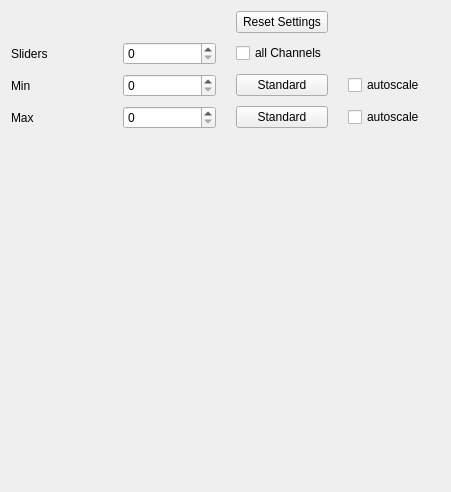
<?xml version="1.0" encoding="UTF-8"?>
<ui version="4.0">
 <class>NeurofeedbackFSettingsViewWidget</class>
 <widget class="QWidget" name="NeurofeedbackFSettingsViewWidget">
  <property name="geometry">
   <rect>
    <x>0</x>
    <y>0</y>
    <width>451</width>
    <height>492</height>
   </rect>
  </property>
  <property name="windowTitle">
   <string>Form</string>
  </property>
  <layout class="QGridLayout" name="gridLayout">
   <item row="0" column="0" rowspan="2" colspan="2">
    <layout class="QGridLayout" name="gridLayout_2">
     <property name="leftMargin">
      <number>0</number>
     </property>
     <property name="horizontalSpacing">
      <number>20</number>
     </property>
     <property name="verticalSpacing">
      <number>9</number>
     </property>
     <item row="0" column="2">
      <widget class="QPushButton" name="pushButton_ResetSettings">
       <property name="text">
        <string>Reset Settings</string>
       </property>
      </widget>
     </item>
     <item row="2" column="2">
      <widget class="QCheckBox" name="checkBox_allCh">
       <property name="text">
        <string>all Channels</string>
       </property>
      </widget>
     </item>
     <item row="3" column="2">
      <widget class="QPushButton" name="pushButton_Min">
       <property name="text">
        <string>Standard</string>
       </property>
      </widget>
     </item>
     <item row="3" column="3">
      <widget class="QCheckBox" name="checkBox_minautoscale">
       <property name="text">
        <string>autoscale</string>
       </property>
      </widget>
     </item>
     <item row="4" column="2">
      <widget class="QPushButton" name="pushButton_Max">
       <property name="text">
        <string>Standard</string>
       </property>
      </widget>
     </item>
     <item row="2" column="0">
      <widget class="QLabel" name="label_slider">
       <property name="enabled">
        <bool>true</bool>
       </property>
       <property name="text">
        <string>Sliders</string>
       </property>
      </widget>
     </item>
     <item row="3" column="0">
      <widget class="QLabel" name="label_min">
       <property name="text">
        <string>Min</string>
       </property>
      </widget>
     </item>
     <item row="4" column="1">
      <widget class="QSpinBox" name="spinBox_Max">
       <property name="maximum">
        <number>1000</number>
       </property>
      </widget>
     </item>
     <item row="3" column="1">
      <widget class="QSpinBox" name="spinBox_Min">
       <property name="maximum">
        <number>1000</number>
       </property>
      </widget>
     </item>
     <item row="4" column="0">
      <widget class="QLabel" name="label_max">
       <property name="text">
        <string>Max</string>
       </property>
      </widget>
     </item>
     <item row="4" column="3">
      <widget class="QCheckBox" name="checkBox_maxautoscale">
       <property name="text">
        <string>autoscale</string>
       </property>
      </widget>
     </item>
     <item row="2" column="1">
      <widget class="QSpinBox" name="spinBox_slider"/>
     </item>
    </layout>
   </item>
   <item row="4" column="0" colspan="2">
    <spacer name="verticalSpacer">
     <property name="orientation">
      <enum>Qt::Vertical</enum>
     </property>
     <property name="sizeHint" stdset="0">
      <size>
       <width>20</width>
       <height>40</height>
      </size>
     </property>
    </spacer>
   </item>
  </layout>
 </widget>
 <resources/>
 <connections/>
</ui>
